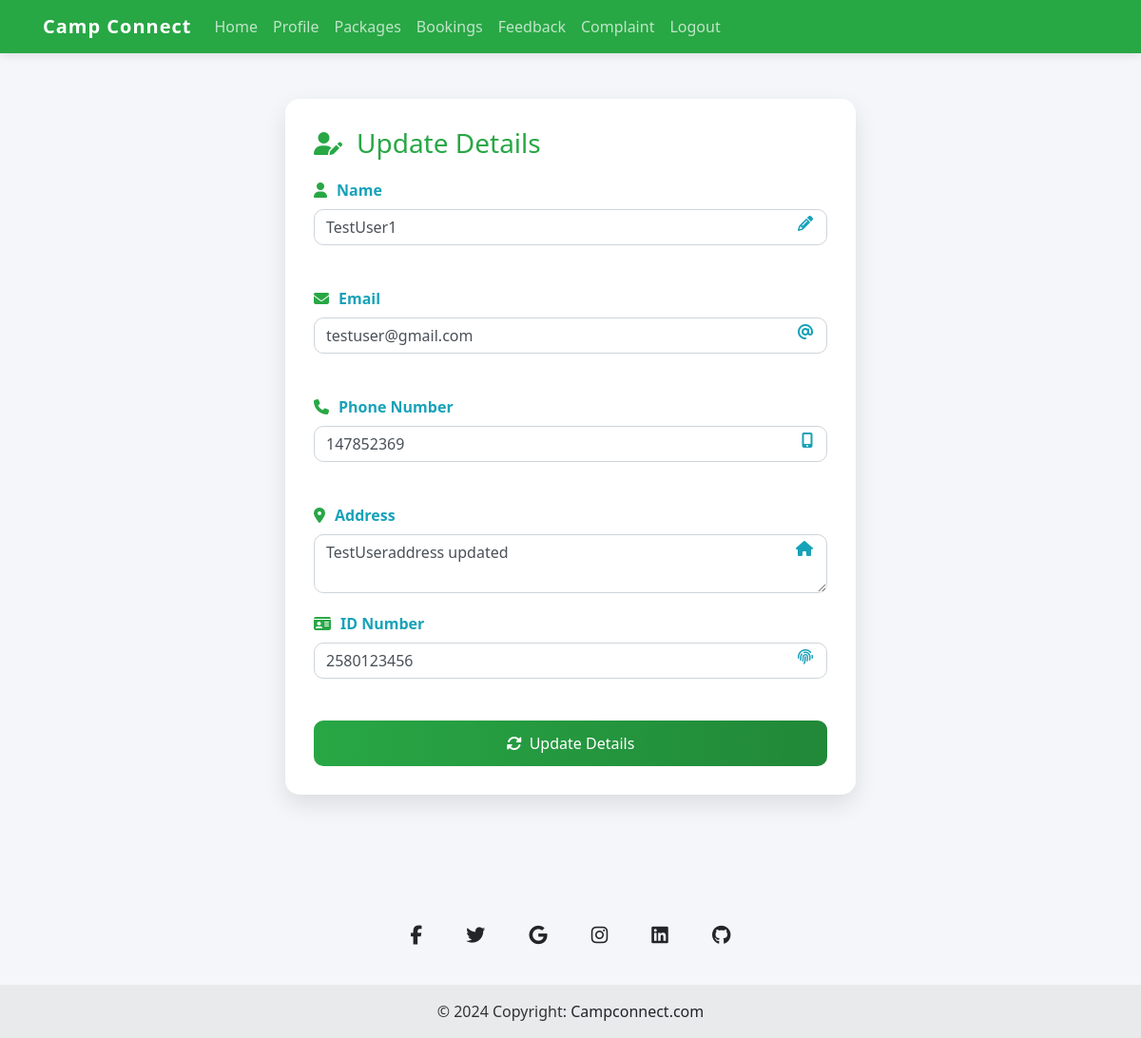
Page /User/update-details/ (signed in) on the committed database.
### User/models.py (models this page shows)
class User(models.Model):
    name = models.CharField(max_length=150)
    email = models.EmailField(unique=True)
    phone_number = models.CharField(max_length=15)
    address = models.TextField()
    password = models.CharField(max_length=100)
    id_number = models.CharField(max_length=50, unique=True)
    date_joined = models.DateTimeField(auto_now_add=True)

### User/views.py (the view, shortened to what this page needs)
# urls.py: path('update-details/', views.update_details, name='update_details'),
def update_details(request):
    user_id = request.session.get('Uid')
    if not user_id:
        return HttpResponseForbidden("You are not logged in.")
    user = User.objects.filter(id=user_id).first()
    if not user:
        return HttpResponseForbidden("User not found.")
    return render(request, 'User/update_details.html', {'user': user})

### User/templates/User/update_details.html (shortened to what this page needs)
<!DOCTYPE html>
<html lang="en">
<head>
    <link href="https://maxcdn.bootstrapcdn.com/bootstrap/4.5.2/css/bootstrap.min.css" rel="stylesheet">
</head>
<body>
    <nav class="navbar navbar-expand-lg navbar-dark">
      <div class="container">
          <a class="navbar-brand" href="{% url 'User:User_home'%}">Camp Connect</a>
          <div class="collapse navbar-collapse" id="navbarNav">
              <ul class="navbar-nav ms-auto">
                  <li class="nav-item"><a class="nav-link" href="{% url 'User:User_home'%}">Home</a></li>
                  <li class="nav-item"><a class="nav-link" href="{% url 'User:view_profile'%}">Profile</a></li>
                  <li class="nav-item"><a class="nav-link" href="{% url 'User:view_all_packages'%}">Packages</a></li>
                  <li class="nav-item"><a class="nav-link" href="{% url 'User:view_bookings'%}">Bookings</a></li>
                  <li class="nav-item"><a class="nav-link" href="{% url 'User:add_feedback'%}">Feedback</a></li>
                  <li class="nav-item"><a class="nav-link" href="{% url 'User:submit_complaint'%}">Complaint</a></li>
                  <li class="nav-item"><a class="nav-link" href="{% url 'User:Index'%}">Logout</a></li>
              </ul>
          </div>
      </div>
  </nav>
    <div class="container mt-5">
        <div class="update-container">
            <h3 class="card-title">
                <i class="fas fa-user-edit"></i>
                Update Details
            </h3>
            <form method="POST">
                <div class="form-group form-group-icon">
                    <label for="name">
                        <i class="fas fa-user"></i>
                        Name
                    </label>
                    <input type="text" class="form-control" id="name" name="name" value="{{ user.name }}" required>
                    <br>
                    <i class="fas fa-pencil-alt form-icon"></i>
                </div>
                <div class="form-group form-group-icon">
                    <label for="email">
                        <i class="fas fa-envelope"></i>
                        Email
                    </label>
                    <input type="email" class="form-control" id="email" name="email" value="{{ user.email }}" required>
                    <br>
                    <i class="fas fa-at form-icon"></i>
                </div>
                <div class="form-group form-group-icon">
                    <label for="phone_number">
                        <i class="fas fa-phone"></i>
                        Phone Number
                    </label>
                    <input type="text" class="form-control" id="phone_number" name="phone_number" value="{{ user.phone_number }}" required>
                    <br>
                    <i class="fas fa-mobile-alt form-icon"></i>
                </div>
                <div class="form-group form-group-icon">
                    <label for="address">
                        <i class="fas fa-map-marker-alt"></i>
                        Address
                    </label>
                    <textarea class="form-control" id="address" name="address" required>{{ user.address }}</textarea>
                    <i class="fas fa-home form-icon"></i>
                </div>
                <div class="form-group form-group-icon">
                    <label for="id_number">
                        <i class="fas fa-id-card"></i>
                        ID Number
                    </label>
                    <input type="text" class="form-control" id="id_number" name="id_number" value="{{ user.id_number }}" required>
                    <br>
                    <i class="fas fa-fingerprint form-icon"></i>
                </div>
                <button type="submit" class="btn btn-update btn-primary btn-block">
                    <i class="fas fa-sync-alt mr-2"></i>
                    Update Details
                </button>
            </form>
        </div>
    </div>
    <br><br><br><br>
    <footer class="text-center bg-body-tertiary">
        <div class="container pt-4">
          <section class="mb-4">
            <a
              data-mdb-ripple-init
              class="btn btn-link btn-floating btn-lg text-body m-1"
              href="#!"
              role="button"
              data-mdb-ripple-color="dark"
              ><i class="fab fa-facebook-f"></i
            ></a>
            <a
              data-mdb-ripple-init
              class="btn btn-link btn-floating btn-lg text-body m-1"
              href="#!"
              role="button"
              data-mdb-ripple-color="dark"
              ><i class="fab fa-twitter"></i
            ></a>
            <a
              data-mdb-ripple-init
              class="btn btn-link btn-floating btn-lg text-body m-1"
              href="#!"
              role="button"
              data-mdb-ripple-color="dark"
              ><i class="fab fa-google"></i
            ></a>
            <a
              data-mdb-ripple-init
              class="btn btn-link btn-floating btn-lg text-body m-1"
              href="#!"
              role="button"
              data-mdb-ripple-color="dark"
              ><i class="fab fa-instagram"></i
            ></a>
            <a
              data-mdb-ripple-init
              class="btn btn-link btn-floating btn-lg text-body m-1"
              href="#!"
              role="button"
              data-mdb-ripple-color="dark"
              ><i class="fab fa-linkedin"></i
            ></a>
            <a
              data-mdb-ripple-init
              class="btn btn-link btn-floating btn-lg text-body m-1"
              href="#!"
              role="button"
              data-mdb-ripple-color="dark"
              ><i class="fab fa-github"></i
            ></a>
          </section>
        </div>
        <div class="text-center p-3" style="background-color: rgba(0, 0, 0, 0.05);">
          © 2024 Copyright:
          <a class="text-body" href="www.campconnect.com">Campconnect.com</a>
        </div>
      </footer>
</body>
</html>

### User/templates/User/update_details.html (style rules this page uses)
:root { --primary-color: #28a745; --secondary-color: #17a2b8; --accent-color: #ffc107; --background-color: #f4f6f9; --text-color: #333; }
body { background-color: var(--background-color); font-family: 'Segoe UI', Tahoma, Geneva, Verdana, sans-serif; color: var(--text-color); }
.update-container { background: white; border-radius: 15px; box-shadow: 0 10px 25px rgba(0,0,0,0.1); padding: 30px; transition: all 0.3s ease; max-width: 600px; margin: 0 auto; }
.card-title { color: var(--primary-color); display: flex; align-items: center; margin-bottom: 20px; }
.card-title i { margin-right: 15px; font-size: 1.5rem; }
.form-group { margin-bottom: 20px; }
.form-group label { font-weight: 600; color: var(--secondary-color); display: flex; align-items: center; }
.form-group label i { margin-right: 10px; color: var(--primary-color); }
.form-control { border-radius: 10px; transition: all 0.3s ease; }
.btn-update { background: linear-gradient(to right, var(--primary-color), #218838); border: none; border-radius: 10px; padding: 12px 20px; font-size: 1rem; transition: all 0.3s ease; display: flex; align-items: center; justify-content: center; }
.form-icon { position: absolute; right: 15px; top: 50%; transform: translateY(-50%); color: var(--secondary-color); }
.form-group-icon { position: relative; }
.navbar { background-color: var(--primary-color); box-shadow: 0 2px 10px rgba(0,0,0,0.1); }
.navbar-brand { font-weight: bold; color: white !important; letter-spacing: 1px; }
.nav-link { color: rgba(255,255,255,0.7) !important; transition: all 0.3s ease; position: relative; }
.nav-link::after { content: ''; position: absolute; width: 0; height: 2px; bottom: -5px; left: 50%; background-color: var(--secondary-color); transition: all 0.3s ease; }

### rows in the picture
User: name "TestUser1", email "testuser@gmail.com", phone_number "147852369", address "TestUseraddress updated", id_number "2580123456"
